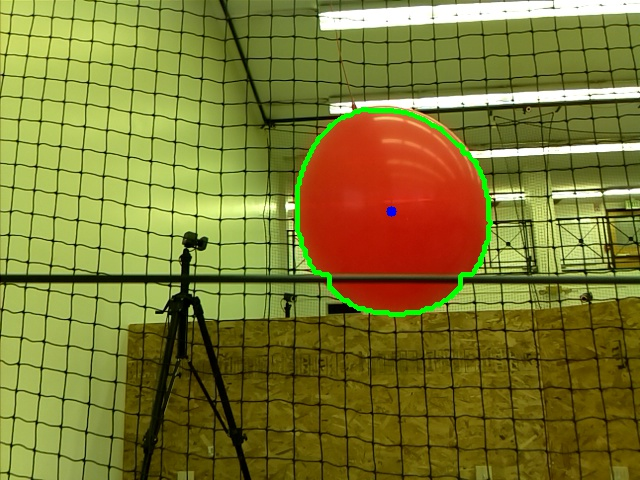
#> input picture Python_Proj2/test1_pic.jpg, 640 x 480 px, given in place of the camera
$ python balloon_tracker_demo.py   (older library calls are emulated)
#> lines starting #> are read from the running program, lines starting #| are printed output that depends on the picture; after the words box and inside, x2 and y2 are one past the last pixel; in counts of white or black regions, pixels touching at a corner belong together; long printed decimals are rounded
#> in get_camera_frame, frame is the input picture: shape (480, 640, 3); mean B, G, R 49.9, 121.6, 126.6
#> in get_camera_frame, `frame = cv2.flip(frame,-1,-1)`:
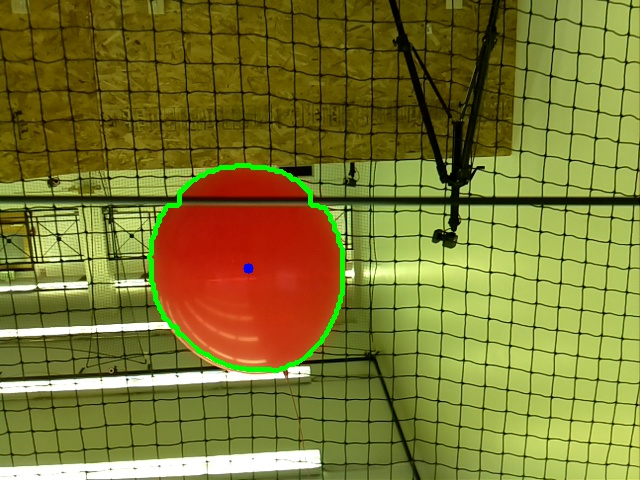
#> frame: shape (480, 640, 3); mean B, G, R 49.9, 121.6, 126.6
#!/usr/bin/env python
# -*- coding: utf-8 -*-

from vidro import Vidro, ViconStreamer
from position_controller import PositionController
import sys, math, time
import socket, struct, threading
import curses
import matplotlib.pyplot as plot
import logging
import numpy as np
import cv2

cx_mid = 640/2 # Given the camera resolution
cy_mid = 480/2 # Given the camera resoltuion
guid_adv = 300
balloon_area_max_thresh = 150000 # Size for estimating we're at the balloon
cx_fov = 1.15192 # Camera azimuth field of view in radians(66 degrees)
#Start of a log

##########################
# Image Processing Vars: #
##########################

cap = cv2.VideoCapture(1)
# Color Filters
H_lower = 0 #157
S_lower = 149 #149
V_lower = 67 #67

H_upper = 14 # 186
S_upper = 255 # 255
V_upper = 255 # 255

###############################
# Image Processing Functions: #
###############################

def get_object(frame):
	hsv = cv2.cvtColor(frame, cv2.COLOR_BGR2HSV)
#> hsv: shape (480, 640, 3); mean H, S, V 30.5, 180.1, 137.6
	lower = np.array([H_lower, S_lower, V_lower], dtype=np.uint8)
	upper = np.array([H_upper,S_upper,V_upper], dtype=np.uint8)
	# Threshold the HSV image to get only blue colors
	mask = cv2.inRange(hsv, lower, upper)
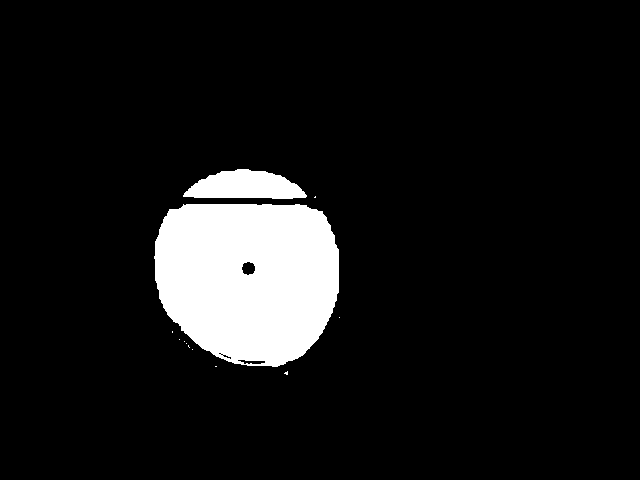
#> mask: shape (480, 640); 9% white; 12 white regions (10 under 20 px), largest, box (x1, y1, x2, y2) and area: (154, 204, 339, 367) 25006, (183, 169, 307, 199) 2628
	kernel_open = np.ones((4,4),np.uint8)
	kernel_close = np.ones((25,25),np.uint8)
	mask = cv2.morphologyEx(mask, cv2.MORPH_OPEN, kernel_open)
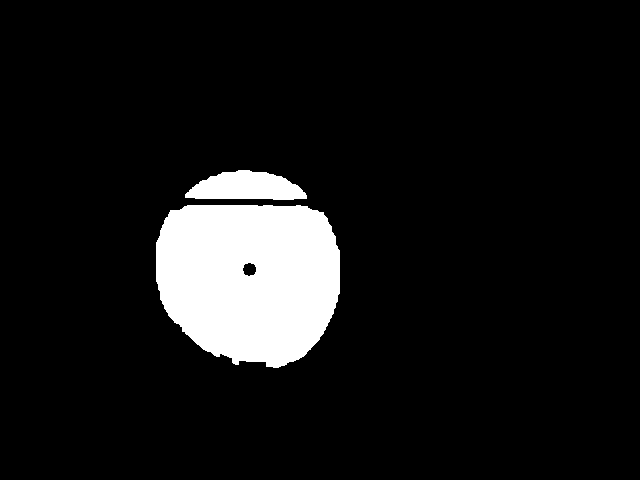
#> mask: shape (480, 640); 9% white; 2 white regions, box (x1, y1, x2, y2) and area: (156, 205, 340, 368) 24891, (185, 170, 307, 200) 2624
	mask = cv2.morphologyEx(mask, cv2.MORPH_CLOSE, kernel_close)
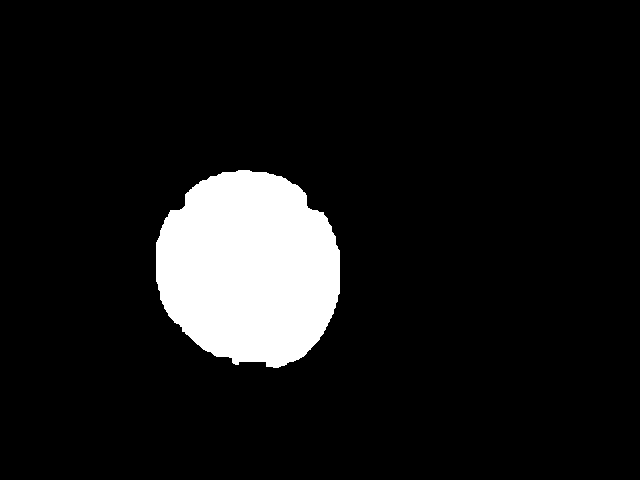
#> mask: shape (480, 640); 9.3% white; 1 white region
	# Bitwise-AND mask and original image
	res = cv2.bitwise_and(frame,frame, mask= mask)
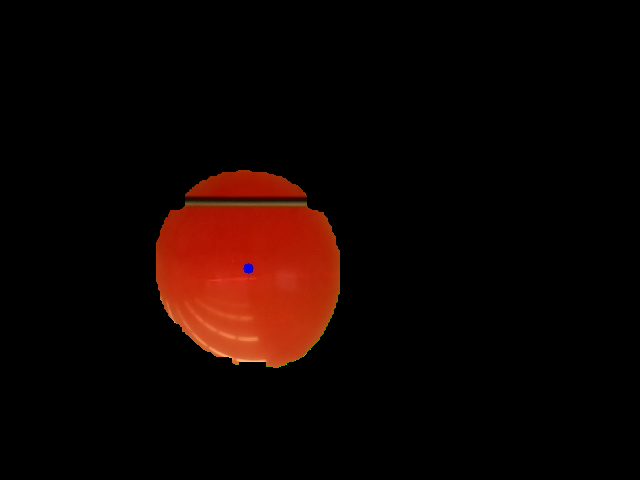
#> res: shape (480, 640, 3); mean B, G, R 1.3, 4, 16.7
	_,contours,_ = cv2.findContours(mask,cv2.RETR_TREE,cv2.CHAIN_APPROX_SIMPLE)
#> contours = 1 contour; box (x1, y1, x2, y2) and area: (156, 170, 340, 368) 28129
	cv2.drawContours(frame, contours, -1, (0,255,0), 3)
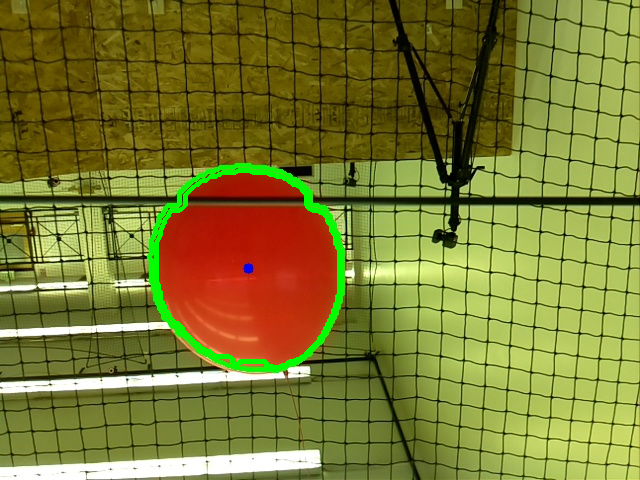
#> frame: shape (480, 640, 3); 0.93% of pixels changed, all inside (x1, y1, x2, y2) = (154, 168, 342, 370)
	num_objects = len(contours)
#> num_objects = 1
	area_max = 0
	cnt_max=0
	if (num_objects>0):
		for i in range(0,num_objects):
			cnt = contours[i]
			area = cv2.contourArea(cnt)
			if area>area_max:
				area_max=area
				cnt_max=cnt
#> this loop made 1 pass
#> (area, area_max) on pass 1: (28129, 28129)
#> after the loop, area_max = 28129; cnt_max = contour of 210 points, box (x1, y1, x2, y2) (156, 170, 340, 368), area 28129
		#perimeter = cv2.arcLength(cnt, True)
		moment = cv2.moments(cnt_max)
#> moment = moments, m00 28129, centre m10/m00, m01/m00 = (248.7, 268.1)
		cx = int(moment['m10']/moment['m00'])
#> cx = 248
		cy = int(moment['m01']/moment['m00'])
#> cy = 268
	else:
		cnt_max = 0
		area_max = 0
		cx = 0
		cy = 0
	cv2.circle(frame,(cx,cy),5,(255,0,0),-1)
#> frame: shape (480, 640, 3); 0.03% of pixels changed, all inside (x1, y1, x2, y2) = (243, 263, 254, 274)
	#print 'Num Objs: ',repr(num_objects),' Cx: ',repr(cx),' Cy: ',repr(cy),' Area: ',repr(area_max)
	#image_data = [cx ,cy, area, min_con_x, max_con_x, min_con_y, max_con_y, out_of_bounds, num_objects]
	image_data = [cx,cy,area_max,num_objects]
#> image_data = [248, 268, 28129, 1]
	return image_data

def get_camera_frame():
	global frame
	global new_frame
	_, frame = cap.read()
	frame = cv2.flip(frame,-1,-1)
	new_frame = True

while(1):
	get_camera_frame()
	cx_val,cy_val,area_val,num_objects_val = get_object(frame)
#> cx_val = 248; cy_val = 268; area_val = 28129; num_objects_val = 1
	# Grab our current x,y position
	x_pos=0#vidro.get_position()[0]
	y_pos=0#vidro.get_position()[1]
	yaw_pos = 0
	# Calculate step towards balloon
	img_balloon_ber = -1*(cx_val-cx_mid)*cx_fov/640
#> img_balloon_ber = 0.13
	max_bear_val = yaw_pos+img_balloon_ber
#> max_bear_val = 0.13
	d_x = guid_adv*math.cos(max_bear_val)
#> d_x = 297.5
	d_y = guid_adv*math.sin(max_bear_val)
#> d_y = 38.77
	x_com = x_pos+d_x
#> x_com = 297.5
	y_com = y_pos+d_y
#> y_com = 38.77
	if((num_objects_val>0) and area_val>2000):
		cv2.imwrite("test3_pic.jpg",frame) # For now, just take a picture
	print(' img_balloon_ber: '+repr(img_balloon_ber)+' x_com: '+repr(x_com)+' y_com: '+repr(y_com)+' Area: '+repr(area_val))
#|  img_balloon_ber: 0.1296 x_com: 297.484 y_com: 38.769 Area: 28129.0
	cv2.imshow('frame',frame)
	k = cv2.waitKey(5) & 0xFF
#> (key Esc is pressed here)
	if k == 27:
		break

cv2.destroyAllWindows()

$ run again, on Python_Proj2/test2_pic.jpg
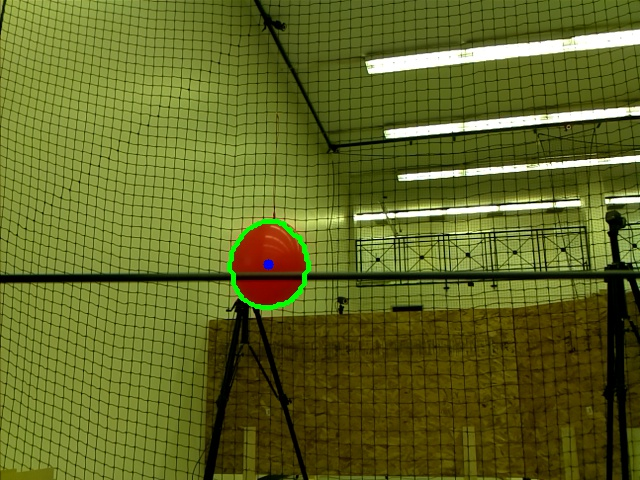
#> input picture Python_Proj2/test2_pic.jpg, 640 x 480 px, given in place of the camera
#> in get_camera_frame, frame is the input picture: shape (480, 640, 3); mean B, G, R 37.2, 103.9, 97.5
#> hsv: shape (480, 640, 3); mean H, S, V 33.1, 187.6, 107.6
#> in get_object, `mask = cv2.morphologyEx(mask, cv2.MORPH_CLOSE, kernel_close)`:
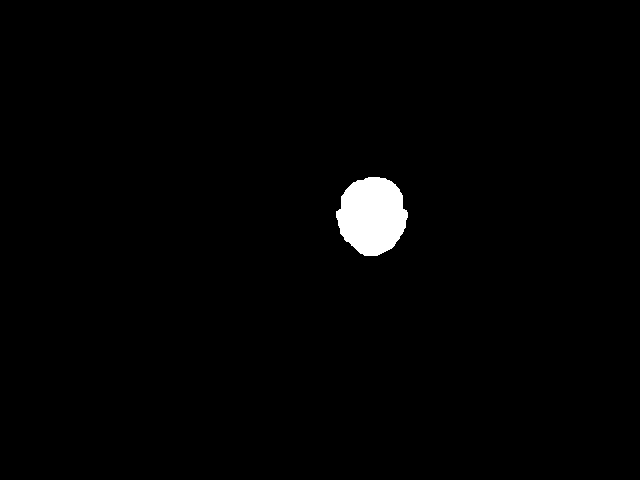
#> mask: shape (480, 640); 1.4% white; 1 white region
#> contours = 1 contour; box (x1, y1, x2, y2) and area: (336, 177, 408, 256) 4164
#> in get_object, `cv2.drawContours(frame, contours, -1, (0,255,0), 3)`:
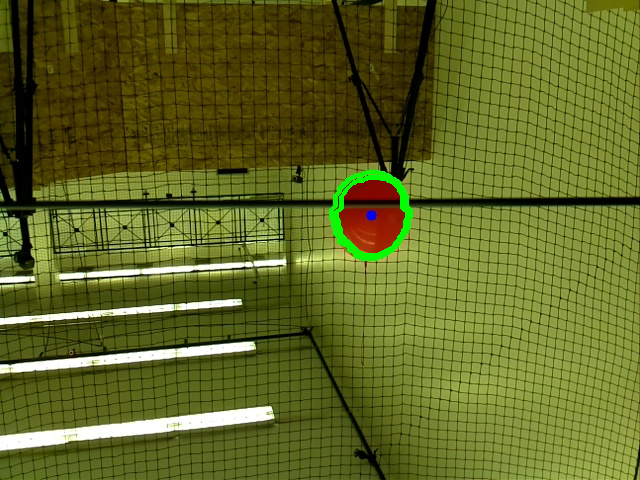
#> frame: shape (480, 640, 3); mean B, G, R 37.2, 104.6, 97.2
#> num_objects = 1
#> the loop in get_object, `for i in range(0,num_objects):` made 1 pass
#> (area, area_max) on pass 1: (4164.5, 4164.5)
#> after the loop in get_object, `for i in range(0,num_objects):`: area_max = 4164.5; cnt_max = contour of 88 points, box (x1, y1, x2, y2) (336, 177, 408, 256), area 4164
#> moment = moments, m00 4164.5, centre m10/m00, m01/m00 = (371.8, 215.3)
#> cx = 371
#> cy = 215
#> image_data = [371, 215, 4164.5, 1]
#> cx_val = 371; cy_val = 215; area_val = 4164.5; num_objects_val = 1
#> img_balloon_ber = -0.0918
#> d_x = 298.7
#> d_y = -27.5
#> x_com = 298.7
#> y_com = -27.5
#|  img_balloon_ber: -0.09179 x_com: 298.737 y_com: -27.499 Area: 4164.5

$ run again, on Python_Proj2/test_pic.jpg
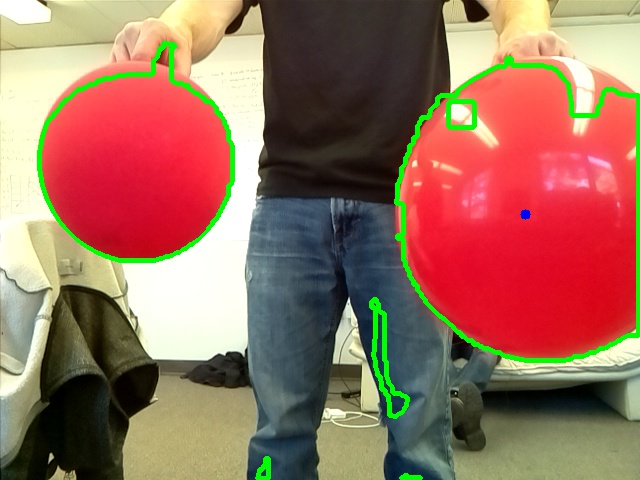
#> input picture Python_Proj2/test_pic.jpg, 640 x 480 px, given in place of the camera
#> in get_camera_frame, frame is the input picture: shape (480, 640, 3); mean B, G, R 93.1, 111.6, 154.7
#> hsv: shape (480, 640, 3); mean H, S, V 69.6, 121.6, 166.6
#> in get_object, `mask = cv2.inRange(hsv, lower, upper)`:
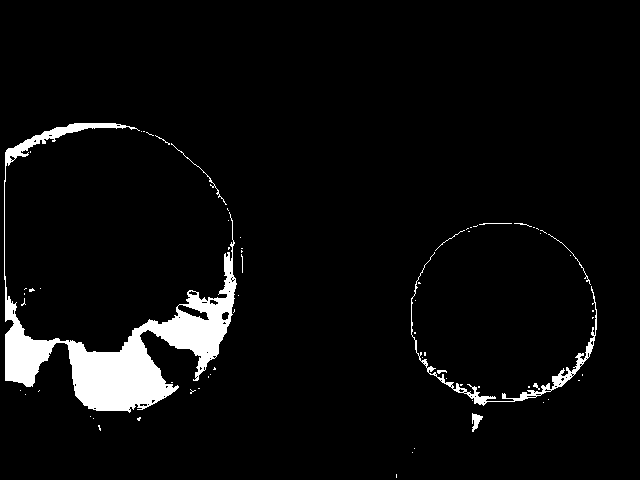
#> mask: shape (480, 640); 4.8% white; 70 white regions (58 under 20 px), largest, box (x1, y1, x2, y2) and area: (4, 123, 237, 413) 12738, (411, 252, 597, 406) 1370, (472, 413, 483, 432) 112
#> contours = 7 contours, 2 with area under 20; largest, box (x1, y1, x2, y2) and area: (0, 258, 237, 412) 12684, (0, 124, 118, 164) 854, (473, 393, 528, 429) 436, (547, 376, 563, 390) 84, (587, 345, 594, 354) 40
#> in get_object, `cv2.drawContours(frame, contours, -1, (0,255,0), 3)`:
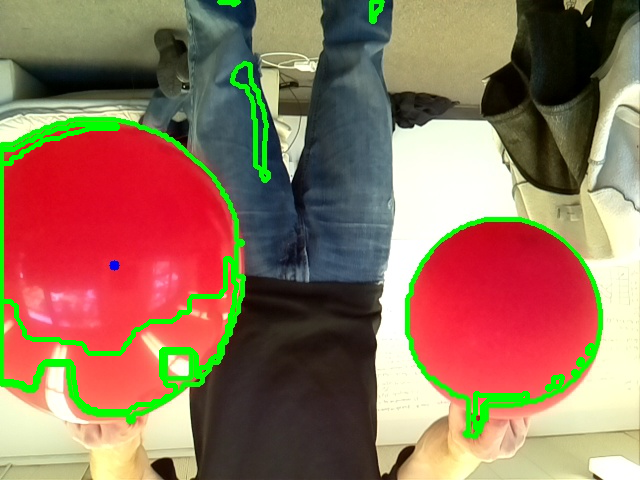
#> frame: shape (480, 640, 3); mean B, G, R 91.6, 114.6, 150.3
#> num_objects = 7
#> the loop in get_object, `for i in range(0,num_objects):` made 7 passes
#> (area, area_max) on passes 1, 6: (436.5, 436.5), (12684, 12684)
#> after the loop in get_object, `for i in range(0,num_objects):`: area_max = 12684; cnt_max = contour of 210 points, box (x1, y1, x2, y2) (0, 258, 237, 412), area 12684
#> moment = moments, m00 12684, centre m10/m00, m01/m00 = (121.4, 353)
#> cx = 121
#> cy = 352
#> image_data = [121, 352, 12684, 7]
#> cx_val = 121; cy_val = 352; area_val = 12684; num_objects_val = 7
#> img_balloon_ber = 0.358
#> d_x = 281
#> d_y = 105.2
#> x_com = 281
#> y_com = 105.2
#|  img_balloon_ber: 0.3582 x_com: 280.961 y_com: 105.170 Area: 12684.0
